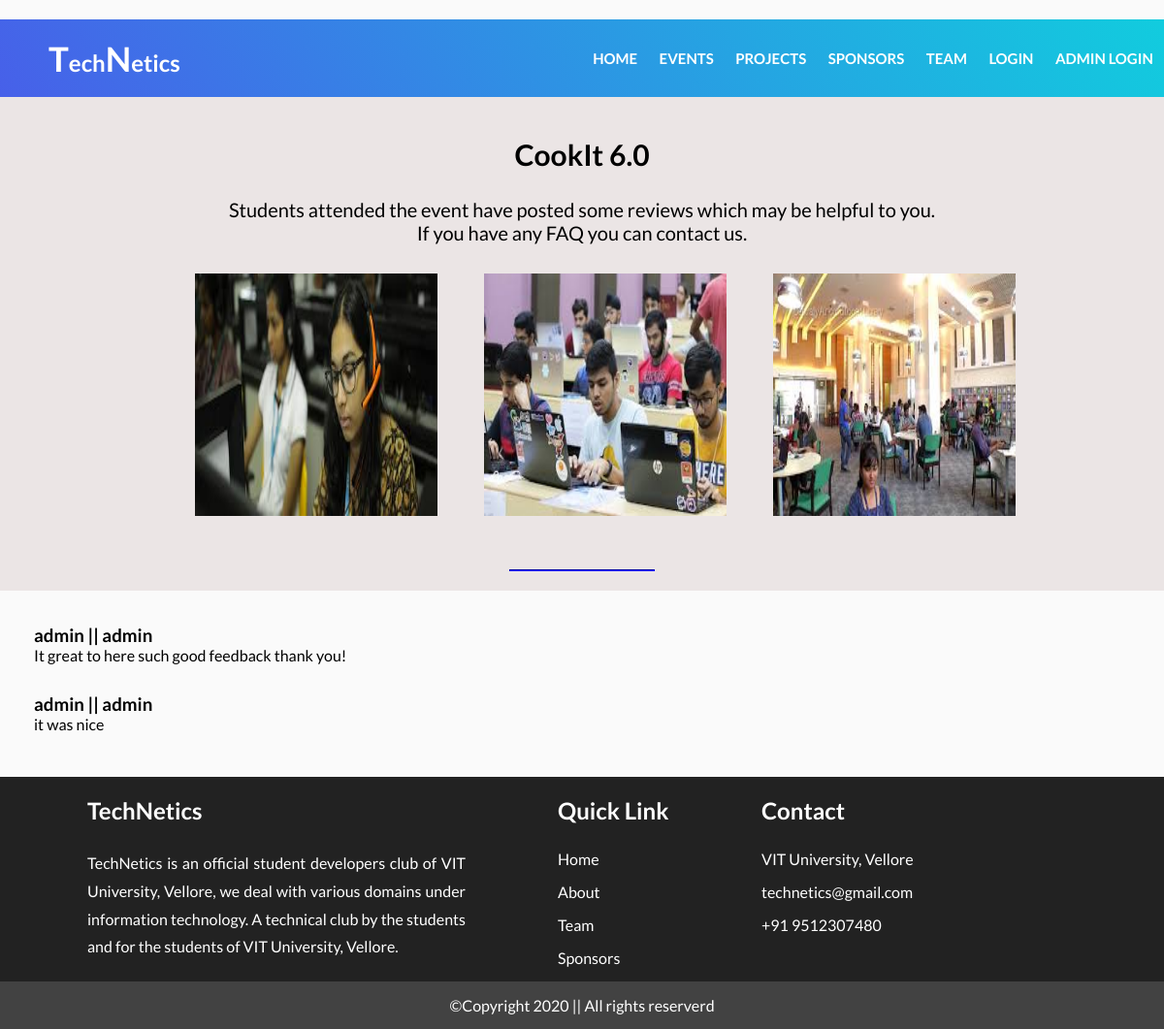
Page /review.php?event_id=3 on the committed database.
### tables this page shows
CREATE TABLE `reviews` (
  `id` int(10) NOT NULL,
  `regno` varchar(9) NOT NULL,
  `name` varchar(25) NOT NULL,
  `email` varchar(30) NOT NULL,
  `event` varchar(15) NOT NULL,
  `content` varchar(500) NOT NULL
);

### review.php (the view, shortened to what this page needs)
<?php
include('includes/server.php');
include('includes/header.php');
$event_id = $_GET['event_id'];
$event = "";
if ($event_id == 3) {
    $event = "CookIt 6.0";
}
?>
<!DOCTYPE html>
<html>
<head>
    <link rel="stylesheet" type="text/css" href="css/style.css" />
</head>
<body>
    <section>
        <div id="event1">
            <h2><?php echo $event; ?></h2>
            <div class="content">
                <p>Students attended the event have posted some reviews
                    which may be helpful to you.<br>
                    If you have any FAQ you can contact us.
                </p>
            </div>
            <div class="gall">
                <div class="imag">
                    <img src="images/events/event1(1).jpg">
                </div>
                <div class="imag">
                    <img src="images/events/event1(2).jpg">
                </div>
                <div class="imag">
                    <img src="images/events/event1(3).jpg">
                </div>
            </div>
            <hr>
        </div>
    </section>
    <section>
        <div class="revmain">
            <?php
            $sql = "SELECT * FROM reviews WHERE event='$event' or event='reply' ORDER BY id";
            $result = mysqli_query($con, $sql);
            if (mysqli_num_rows($result) > 0) {
                while ($row = mysqli_fetch_array($result)) {
                    $name = $row['name'];
                    $regno = $row['regno'];
                    $cont = $row['content'];
            ?>
                    <div class="rev">
                        <h3><?php echo $name; ?> || <?php echo $regno ?></h3>
                        <p class=".cont"><?php echo $cont; ?> </p>
                    </div>
            <?php
                }
            } else {
                echo "<h3>No Reviews yet!!</h3>";
            }
            ?>
        </div>
    </section>
    <?php include("includes/footer.php"); ?>
</body>
</html>

### css/style.css (style rules this page uses)
:root { --domains-min-width: 18em; --project-min-width: 20rem; --dom-mob-width: 21rem; --sponsors-min-width: 20rem; }
* { margin: 0px; padding: 0px; box-sizing: border-box; font-family: "lato"; }
body { margin: 0px; padding: 0px; background-color: #fafafa; color: black; font-family: "lato"; }
section { display: flex; }
h2 { padding-top: 20px; padding-bottom: 5px; color: white; text-align: center; line-height: 30px; }
hr { height: 2px; border-color: blue; background-color: blue; text-align: center; margin-top: 20px; margin-bottom: 20px; margin-left: auto; margin-right: auto; width: 150px; }
html { scroll-behavior: smooth; }
#event1 { margin-top: 7%; width: 100%; background-color: #ebe5e5; }
#event1 h2 { text-align: center; font-weight: 700; padding-top: 2em; padding-bottom: 1em; font-size: 30px; color: black; }
#event1 .content p { color: black; margin-left: 5%; margin-right: 5%; font-size: 20px; text-align: center; padding-bottom: 1.5em; }
.gall { display: flex; justify-content: center; }
.imag img { width: 250px; height: 250px; margin-left: 3em; margin-bottom: 2em; }

### review.php (style rules this page uses)
.revmain { width: 100%; padding: 25px; background-color: #fafafa; display: block; justify-content: space-between; }
.revmain .rev { padding: 10px; border: 0.5px #ccc; margin-bottom: 10px; border-radius: 25px; }

### rows in the picture
reviews: name "admin", regno "admin", content "It great to here such good feedback thank you!"
reviews: name "admin", regno "admin", content "it was nice"

### other values in the picture
$event "CookIt 6.0"
